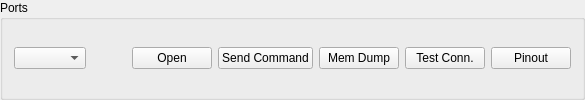
           <widget class="QGroupBox" name="groupBox">
            <property name="title">
             <string>Ports</string>
            </property>
            <layout class="QGridLayout" name="gridLayout_2">
             <item row="0" column="0">
              <layout class="QHBoxLayout" name="horizontalLayout">
               <item>
                <widget class="QComboBox" name="comboBox"/>
               </item>
               <item>
                <spacer name="horizontalSpacer">
                 <property name="orientation">
                  <enum>Qt::Horizontal</enum>
                 </property>
                 <property name="sizeHint" stdset="0">
                  <size>
                   <width>40</width>
                   <height>20</height>
                  </size>
                 </property>
                </spacer>
               </item>
               <item>
                <widget class="QPushButton" name="openPortButton">
                 <property name="text">
                  <string>Open</string>
                 </property>
                </widget>
               </item>
               <item>
                <widget class="QPushButton" name="sendCmdButton">
                 <property name="text">
                  <string>Send Command</string>
                 </property>
                </widget>
               </item>
               <item>
                <widget class="QPushButton" name="memDumpButton">
                 <property name="text">
                  <string>Mem Dump</string>
                 </property>
                </widget>
               </item>
               <item>
                <widget class="QPushButton" name="testButton">
                 <property name="text">
                  <string>Test Conn.</string>
                 </property>
                </widget>
               </item>
               <item>
                <widget class="QPushButton" name="configPinoutButton">
                 <property name="text">
                  <string>Pinout</string>
                 </property>
                </widget>
               </item>
              </layout>
             </item>
            </layout>
           </widget>
